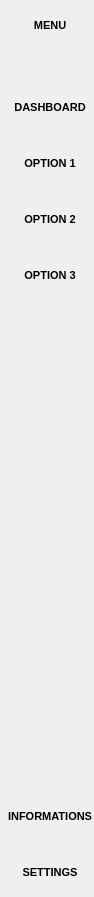
<?xml version="1.0" encoding="UTF-8"?>
<ui version="4.0">
 <class>sideBar</class>
 <widget class="QWidget" name="sideBar">
  <property name="geometry">
   <rect>
    <x>0</x>
    <y>0</y>
    <width>94</width>
    <height>897</height>
   </rect>
  </property>
  <property name="sizePolicy">
   <sizepolicy hsizetype="Fixed" vsizetype="Preferred">
    <horstretch>0</horstretch>
    <verstretch>0</verstretch>
   </sizepolicy>
  </property>
  <property name="minimumSize">
   <size>
    <width>0</width>
    <height>700</height>
   </size>
  </property>
  <property name="windowTitle">
   <string>Form</string>
  </property>
  <layout class="QVBoxLayout" name="sideBarVerticalLayout">
   <property name="spacing">
    <number>0</number>
   </property>
   <property name="leftMargin">
    <number>0</number>
   </property>
   <property name="topMargin">
    <number>0</number>
   </property>
   <property name="rightMargin">
    <number>0</number>
   </property>
   <property name="bottomMargin">
    <number>0</number>
   </property>
   <item>
    <widget class="QWidget" name="sideBarMainWidget" native="true">
     <layout class="QVBoxLayout" name="verticalLayout">
      <property name="leftMargin">
       <number>0</number>
      </property>
      <property name="topMargin">
       <number>0</number>
      </property>
      <property name="rightMargin">
       <number>0</number>
      </property>
      <property name="bottomMargin">
       <number>0</number>
      </property>
      <item>
       <widget class="QToolButton" name="menuCollapseToolButton">
        <property name="sizePolicy">
         <sizepolicy hsizetype="Preferred" vsizetype="Fixed">
          <horstretch>0</horstretch>
          <verstretch>0</verstretch>
         </sizepolicy>
        </property>
        <property name="minimumSize">
         <size>
          <width>50</width>
          <height>50</height>
         </size>
        </property>
        <property name="font">
         <font>
          <pointsize>8</pointsize>
          <weight>75</weight>
          <bold>true</bold>
         </font>
        </property>
        <property name="text">
         <string>  MENU</string>
        </property>
        <property name="icon">
         <iconset>
          <normaloff>:/icons_32x32/resources/icons/burger.png</normaloff>:/icons_32x32/resources/icons/burger.png</iconset>
        </property>
        <property name="iconSize">
         <size>
          <width>20</width>
          <height>20</height>
         </size>
        </property>
        <property name="toolButtonStyle">
         <enum>Qt::ToolButtonIconOnly</enum>
        </property>
        <property name="autoRaise">
         <bool>true</bool>
        </property>
       </widget>
      </item>
      <item>
       <widget class="QWidget" name="firstSeparatorParentWidget" native="true">
        <property name="sizePolicy">
         <sizepolicy hsizetype="Preferred" vsizetype="Fixed">
          <horstretch>0</horstretch>
          <verstretch>0</verstretch>
         </sizepolicy>
        </property>
        <property name="minimumSize">
         <size>
          <width>0</width>
          <height>20</height>
         </size>
        </property>
        <property name="maximumSize">
         <size>
          <width>16777215</width>
          <height>16777215</height>
         </size>
        </property>
        <layout class="QGridLayout" name="gridLayout">
         <property name="leftMargin">
          <number>5</number>
         </property>
         <property name="topMargin">
          <number>0</number>
         </property>
         <property name="rightMargin">
          <number>5</number>
         </property>
         <property name="bottomMargin">
          <number>0</number>
         </property>
         <item row="0" column="0">
          <widget class="QWidget" name="firstSeparatorChildWidget" native="true">
           <property name="sizePolicy">
            <sizepolicy hsizetype="Preferred" vsizetype="Fixed">
             <horstretch>0</horstretch>
             <verstretch>0</verstretch>
            </sizepolicy>
           </property>
           <property name="minimumSize">
            <size>
             <width>0</width>
             <height>2</height>
            </size>
           </property>
           <property name="maximumSize">
            <size>
             <width>16777215</width>
             <height>16777215</height>
            </size>
           </property>
          </widget>
         </item>
        </layout>
       </widget>
      </item>
      <item>
       <widget class="QToolButton" name="menuDashboardToolButton">
        <property name="sizePolicy">
         <sizepolicy hsizetype="Minimum" vsizetype="Fixed">
          <horstretch>0</horstretch>
          <verstretch>0</verstretch>
         </sizepolicy>
        </property>
        <property name="minimumSize">
         <size>
          <width>50</width>
          <height>50</height>
         </size>
        </property>
        <property name="font">
         <font>
          <pointsize>8</pointsize>
          <weight>75</weight>
          <bold>true</bold>
         </font>
        </property>
        <property name="text">
         <string>  DASHBOARD</string>
        </property>
        <property name="icon">
         <iconset>
          <normaloff>:/icons_32x32/resources/icons/diagram.png</normaloff>:/icons_32x32/resources/icons/diagram.png</iconset>
        </property>
        <property name="iconSize">
         <size>
          <width>20</width>
          <height>20</height>
         </size>
        </property>
        <property name="popupMode">
         <enum>QToolButton::DelayedPopup</enum>
        </property>
        <property name="toolButtonStyle">
         <enum>Qt::ToolButtonIconOnly</enum>
        </property>
        <property name="autoRaise">
         <bool>true</bool>
        </property>
       </widget>
      </item>
      <item>
       <widget class="QToolButton" name="menuOptionOneToolButton">
        <property name="sizePolicy">
         <sizepolicy hsizetype="Preferred" vsizetype="Fixed">
          <horstretch>0</horstretch>
          <verstretch>0</verstretch>
         </sizepolicy>
        </property>
        <property name="minimumSize">
         <size>
          <width>50</width>
          <height>50</height>
         </size>
        </property>
        <property name="font">
         <font>
          <pointsize>8</pointsize>
          <weight>75</weight>
          <bold>true</bold>
         </font>
        </property>
        <property name="text">
         <string>  OPTION 1</string>
        </property>
        <property name="icon">
         <iconset>
          <normaloff>:/icons_32x32/resources/icons/choice.png</normaloff>:/icons_32x32/resources/icons/choice.png</iconset>
        </property>
        <property name="iconSize">
         <size>
          <width>20</width>
          <height>20</height>
         </size>
        </property>
        <property name="toolButtonStyle">
         <enum>Qt::ToolButtonIconOnly</enum>
        </property>
        <property name="autoRaise">
         <bool>true</bool>
        </property>
       </widget>
      </item>
      <item>
       <widget class="QToolButton" name="menuOptionTwoToolButton">
        <property name="sizePolicy">
         <sizepolicy hsizetype="Preferred" vsizetype="Fixed">
          <horstretch>0</horstretch>
          <verstretch>0</verstretch>
         </sizepolicy>
        </property>
        <property name="minimumSize">
         <size>
          <width>50</width>
          <height>50</height>
         </size>
        </property>
        <property name="font">
         <font>
          <pointsize>8</pointsize>
          <weight>75</weight>
          <bold>true</bold>
         </font>
        </property>
        <property name="text">
         <string>  OPTION 2</string>
        </property>
        <property name="icon">
         <iconset>
          <normaloff>:/icons_32x32/resources/icons/choice.png</normaloff>:/icons_32x32/resources/icons/choice.png</iconset>
        </property>
        <property name="iconSize">
         <size>
          <width>20</width>
          <height>20</height>
         </size>
        </property>
        <property name="toolButtonStyle">
         <enum>Qt::ToolButtonIconOnly</enum>
        </property>
        <property name="autoRaise">
         <bool>true</bool>
        </property>
       </widget>
      </item>
      <item>
       <widget class="QToolButton" name="menuOptionThreeToolButton">
        <property name="sizePolicy">
         <sizepolicy hsizetype="Preferred" vsizetype="Fixed">
          <horstretch>0</horstretch>
          <verstretch>0</verstretch>
         </sizepolicy>
        </property>
        <property name="minimumSize">
         <size>
          <width>50</width>
          <height>50</height>
         </size>
        </property>
        <property name="font">
         <font>
          <pointsize>8</pointsize>
          <weight>75</weight>
          <bold>true</bold>
         </font>
        </property>
        <property name="text">
         <string>  OPTION 3</string>
        </property>
        <property name="icon">
         <iconset>
          <normaloff>:/icons_32x32/resources/icons/choice.png</normaloff>:/icons_32x32/resources/icons/choice.png</iconset>
        </property>
        <property name="iconSize">
         <size>
          <width>20</width>
          <height>20</height>
         </size>
        </property>
        <property name="toolButtonStyle">
         <enum>Qt::ToolButtonIconOnly</enum>
        </property>
        <property name="autoRaise">
         <bool>true</bool>
        </property>
       </widget>
      </item>
      <item>
       <spacer name="menuSecondVSpacer">
        <property name="orientation">
         <enum>Qt::Vertical</enum>
        </property>
        <property name="sizeHint" stdset="0">
         <size>
          <width>20</width>
          <height>450</height>
         </size>
        </property>
       </spacer>
      </item>
      <item>
       <widget class="QWidget" name="secondSeparatorParentWidget" native="true">
        <property name="sizePolicy">
         <sizepolicy hsizetype="Preferred" vsizetype="Fixed">
          <horstretch>0</horstretch>
          <verstretch>0</verstretch>
         </sizepolicy>
        </property>
        <property name="minimumSize">
         <size>
          <width>0</width>
          <height>20</height>
         </size>
        </property>
        <property name="maximumSize">
         <size>
          <width>16777215</width>
          <height>16777215</height>
         </size>
        </property>
        <layout class="QGridLayout" name="gridLayout_2">
         <property name="leftMargin">
          <number>5</number>
         </property>
         <property name="topMargin">
          <number>0</number>
         </property>
         <property name="rightMargin">
          <number>5</number>
         </property>
         <property name="bottomMargin">
          <number>0</number>
         </property>
         <item row="0" column="0">
          <widget class="QWidget" name="secondSeparatorChildWidget" native="true">
           <property name="sizePolicy">
            <sizepolicy hsizetype="Preferred" vsizetype="Fixed">
             <horstretch>0</horstretch>
             <verstretch>0</verstretch>
            </sizepolicy>
           </property>
           <property name="minimumSize">
            <size>
             <width>0</width>
             <height>2</height>
            </size>
           </property>
          </widget>
         </item>
        </layout>
       </widget>
      </item>
      <item>
       <widget class="QToolButton" name="menuInfoToolButton">
        <property name="sizePolicy">
         <sizepolicy hsizetype="Preferred" vsizetype="Fixed">
          <horstretch>0</horstretch>
          <verstretch>0</verstretch>
         </sizepolicy>
        </property>
        <property name="minimumSize">
         <size>
          <width>50</width>
          <height>50</height>
         </size>
        </property>
        <property name="font">
         <font>
          <pointsize>8</pointsize>
          <weight>75</weight>
          <bold>true</bold>
         </font>
        </property>
        <property name="text">
         <string>  INFORMATIONS</string>
        </property>
        <property name="icon">
         <iconset>
          <normaloff>:/icons_32x32/resources/icons/info.png</normaloff>:/icons_32x32/resources/icons/info.png</iconset>
        </property>
        <property name="iconSize">
         <size>
          <width>20</width>
          <height>20</height>
         </size>
        </property>
        <property name="toolButtonStyle">
         <enum>Qt::ToolButtonIconOnly</enum>
        </property>
        <property name="autoRaise">
         <bool>true</bool>
        </property>
       </widget>
      </item>
      <item>
       <widget class="QToolButton" name="menuSettingsToolButton">
        <property name="sizePolicy">
         <sizepolicy hsizetype="Preferred" vsizetype="Fixed">
          <horstretch>0</horstretch>
          <verstretch>0</verstretch>
         </sizepolicy>
        </property>
        <property name="minimumSize">
         <size>
          <width>50</width>
          <height>50</height>
         </size>
        </property>
        <property name="font">
         <font>
          <pointsize>8</pointsize>
          <weight>75</weight>
          <bold>true</bold>
         </font>
        </property>
        <property name="text">
         <string>  SETTINGS</string>
        </property>
        <property name="icon">
         <iconset>
          <normaloff>:/icons_32x32/resources/icons/settings.png</normaloff>:/icons_32x32/resources/icons/settings.png</iconset>
        </property>
        <property name="iconSize">
         <size>
          <width>20</width>
          <height>20</height>
         </size>
        </property>
        <property name="toolButtonStyle">
         <enum>Qt::ToolButtonIconOnly</enum>
        </property>
        <property name="autoRaise">
         <bool>true</bool>
        </property>
       </widget>
      </item>
     </layout>
    </widget>
   </item>
  </layout>
 </widget>
 <resources/>
 <connections/>
</ui>
